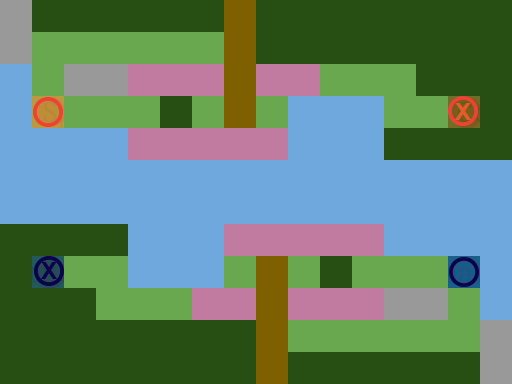

The image is a tile-based game level rendered from a .tmx file. Its description and complete source (layers, tilesets, objects, tile grids) follow:
An orthogonal 16x12 tile map with 32x32 px tiles, 3 tile layers (Ground, Obstacles, Objects), 1 hidden layer not drawn.

<map version="1.0" orientation="orthogonal" renderorder="right-down" width="16" height="12" tilewidth="32" tileheight="32" nextobjectid="1">
 <tileset firstgid="1" name="TilesetPlaceholder" tilewidth="32" tileheight="32" tilecount="240" columns="10">
  <image source="../Tileset.png" width="320" height="768" />
 </tileset>
 <layer name="Ground" width="16" height="12">
  <data encoding="csv">
1,1,1,1,1,1,1,1,1,1,1,1,1,1,1,1,
1,1,1,1,1,1,1,1,1,1,1,1,1,1,1,1,
5,1,1,1,3,3,3,3,3,3,1,1,1,1,1,1,
5,1,1,1,1,1,1,1,1,5,5,5,1,1,1,1,
5,5,5,5,3,3,3,3,3,5,5,5,1,1,1,1,
5,5,5,5,5,5,5,5,5,5,5,5,5,5,5,5,
5,5,5,5,5,5,5,5,5,5,5,5,5,5,5,5,
1,1,1,1,5,5,5,3,3,3,3,3,5,5,5,5,
1,1,1,1,5,5,5,1,1,1,1,1,1,1,1,5,
1,1,1,1,1,1,3,3,3,3,3,3,1,1,1,5,
1,1,1,1,1,1,1,1,1,1,1,1,1,1,1,1,
1,1,1,1,1,1,1,1,1,1,1,1,1,1,1,1
</data>
 </layer>
 <layer name="Obstacles" width="16" height="12">
  <data encoding="csv">
43,42,42,42,42,42,42,41,42,42,42,42,42,42,42,42,
43,0,0,0,0,0,0,41,42,42,42,42,42,42,42,42,
0,0,43,43,0,0,0,41,0,0,0,0,0,42,42,42,
0,0,0,0,0,42,0,41,0,0,0,0,0,0,0,42,
0,0,0,0,0,0,0,0,0,0,0,0,42,42,42,42,
0,0,0,0,0,0,0,0,0,0,0,0,0,0,0,0,
0,0,0,0,0,0,0,0,0,0,0,0,0,0,0,0,
42,42,42,42,0,0,0,0,0,0,0,0,0,0,0,0,
42,0,0,0,0,0,0,0,41,0,42,0,0,0,0,0,
42,42,42,0,0,0,0,0,41,0,0,0,43,43,0,0,
42,42,42,42,42,42,42,42,41,0,0,0,0,0,0,43,
42,42,42,42,42,42,42,42,41,42,42,42,42,42,42,43
</data>
 </layer>
 <layer name="Objects" width="16" height="12">
  <data encoding="csv">
0,0,0,0,0,0,0,0,0,0,0,0,0,0,0,0,
0,0,0,0,0,0,0,0,0,0,0,0,0,0,0,0,
0,0,0,0,0,0,0,0,0,0,0,0,0,0,0,0,
0,81,0,0,0,0,0,0,0,0,0,0,0,0,181,0,
0,0,0,0,0,0,0,0,0,0,0,0,0,0,0,0,
0,0,0,0,0,0,0,0,0,0,0,0,0,0,0,0,
0,0,0,0,0,0,0,0,0,0,0,0,0,0,0,0,
0,0,0,0,0,0,0,0,0,0,0,0,0,0,0,0,
0,182,0,0,0,0,0,0,0,0,0,0,0,0,82,0,
0,0,0,0,0,0,0,0,0,0,0,0,0,0,0,0,
0,0,0,0,0,0,0,0,0,0,0,0,0,0,0,0,
0,0,0,0,0,0,0,0,0,0,0,0,0,0,0,0
</data>
 </layer>
 <layer name="Solution" width="16" height="12" visible="0">
  <data encoding="csv">
0,0,0,0,0,0,0,0,0,0,0,0,0,0,0,0,
0,222,222,222,222,0,0,0,0,0,0,0,0,0,0,0,
0,222,0,0,222,0,0,0,222,222,222,222,222,0,0,0,
0,221,0,0,222,0,0,0,222,0,0,0,222,223,0,0,
0,0,0,0,222,222,222,222,222,0,0,0,0,0,0,0,
0,0,0,0,0,0,0,0,0,0,0,0,0,0,0,0,
0,0,0,0,0,0,0,0,0,0,0,0,0,0,0,0,
0,0,0,0,0,0,0,232,232,232,232,232,0,0,0,0,
0,0,233,232,0,0,0,232,0,0,0,232,0,0,0,0,
0,0,0,232,232,232,232,232,0,0,0,232,0,0,231,0,
0,0,0,0,0,0,0,0,0,0,0,232,232,232,232,0,
0,0,0,0,0,0,0,0,0,0,0,0,0,0,0,0
</data>
 </layer>
</map>
